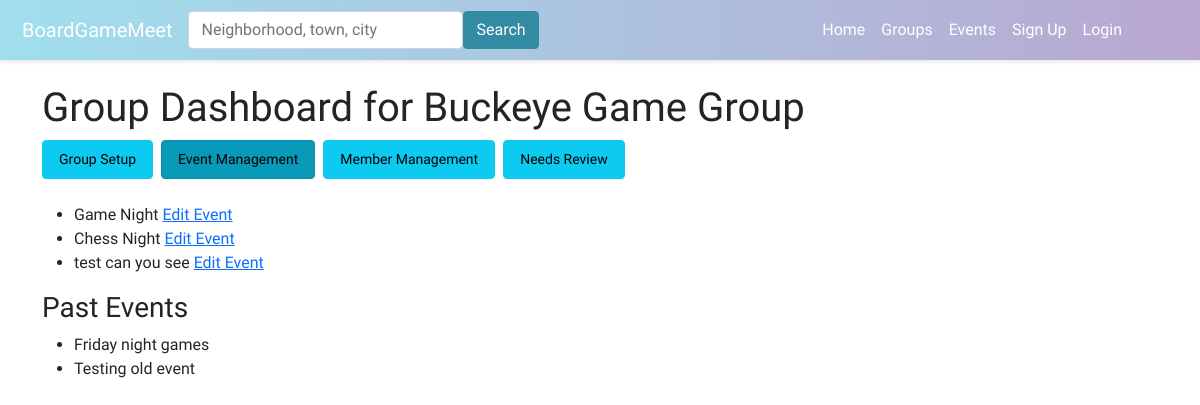
The page /group-dashboard/buckeye-game-group-2/event_management/ on the database as committed earlier.
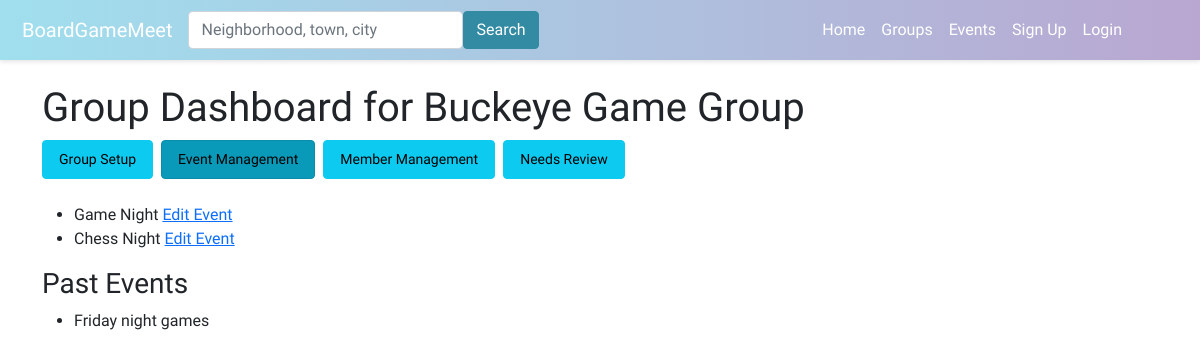
The same page on the database as committed later.
### boardgame/models.py (models this page shows, shortened)
class Event(models.Model):
    group = models.ForeignKey(Group, on_delete=models.CASCADE)
    title = models.CharField(max_length=100)
    description = models.TextField()
    date_time = models.DateTimeField()
    attendees = models.ManyToManyField(User, through='EventAttendance')
    event_image = models.ImageField(upload_to='event_images/', null=True, blank=True)
    categories = models.ManyToManyField(Category, related_name='events', blank=True)
    tags = models.ManyToManyField(Tag, related_name='events', blank=True)
    nominations_open = models.BooleanField(default=True)
    signups_open = models.BooleanField(default=False)
    admin_only_nominations = models.BooleanField(default=False)
    skip_nominations = models.BooleanField(default=False)

### boardgame/views.py (the view, shortened to what this page needs)
# urls.py: path('group-dashboard/<slug:group_slug>/', views.manage_group_dashboard, name='manage_group_dashboard'),
def manage_group_dashboard(request, group_slug, section=None):
    group = get_object_or_404(Group, slug=group_slug)
    section = section or request.GET.get('section', 'group_setup')
    context = {'group': group, 'section': section}
    if section == 'group_setup':
        if request.method == 'POST':
            form = GroupForm(request.POST, instance=group)
            if form.is_valid():
                form.save()
                messages.success(request, 'Group updated successfully.')
                return redirect('manage_group_dashboard_with_section', group_slug=group.slug, section='group_setup')
        else:
            form = GroupForm(instance=group)
        context.update({'form': form})
    elif section == 'event_management':
        now = datetime.now()
        upcoming_events = Event.objects.filter(group=group, date_time__gte=now).order_by('date_time')
        past_events = Event.objects.filter(group=group, date_time__lt=now).order_by('-date_time')
        context.update({'upcoming_events': upcoming_events, 'past_events': past_events})
    elif section == 'needs_review':
        pass
    return render(request, 'boardgame/manage_group_dashboard.html', context)

### boardgame/templates/boardgame/manage_group_dashboard.html (shortened to what this page needs)
{% extends 'boardgame/base.html' %}
{% load static %}
{% block content %}
<head>
    <h1>Group Dashboard for {{ group.name }}</h1>
</head>
<nav>
    <ul class="nav nav-pills">
        <li class="nav-item">
            <a class="btn btn-info btn-sm me-2 nav-link {% if section == 'group_setup' %}active{% endif %}"
                href="{% url 'manage_group_dashboard_with_section' group.slug 'group_setup' %}">Group Setup</a>
        </li>
        <li class="nav-item">
            <a class="btn btn-info btn-sm me-2 nav-link {% if section == 'event_management' %}active{% endif %}"
                href="{% url 'manage_group_dashboard_with_section' group.slug 'event_management' %}">Event Management</a>
        </li>
        <li class="nav-item">
            <a class="btn btn-info btn-sm me-2 nav-link {% if section == 'member_management' %}active{% endif %}"
                href="{% url 'manage_group_dashboard_with_section' group.slug 'member_management' %}">Member Management</a>
        </li>
        <li class="nav-item">
            <a class="btn btn-info btn-sm me-2 nav-link {% if section == 'needs_review' %}active{% endif %}"
                href="{% url 'manage_group_dashboard_with_section' group.slug 'needs_review' %}">Needs Review</a>
        </li>
    </ul>
</nav>
<br/>
{% if section == 'group_setup' %}
    <form method="post">
        {% csrf_token %}
        <div class="form-group">
            <label for="{{ form.name.id_for_label }}">{{ form.name.label }}</label>
            {{ form.name }}
        </div>
        <br/>
        <div class="form-group">
            <label for="{{ form.description.id_for_label }}">{{ form.description.label }}</label>
            {{ form.description }}
        </div>
        <br/>
        <div class="form-group">
            <label for="{{ form.group_privacy.id_for_label }}">{{ form.group_privacy.label }}</label>
            {{ form.group_privacy }}
        </div>
        <br/>
        <div class="form-group">
            <label for="{{ form.group_image.id_for_label }}">{{ form.group_image.label }}</label>
            {{ form.group_image }}
         </div>
         <br/>
         <div class="form-group">
            <label for="id_categories">{{ form.categories.label }}</label>
            <div class="scrollable-checkboxes">
                {{ form.categories }}
            </div>
        </div>
        <br/>
        <div class="form-group">
            <label for="id_tags">{{ form.tags.label }}</label>
            <div class="scrollable-checkboxes">
                {{ form.tags }}
            </div>
        </div>
        <br/>
        <button type="submit">Save Changes</button>
    </form>
{% elif section == 'event_management' %}
    <ul>
        {% for event in upcoming_events %}
            <li>{{ event.title }} <a href="{% url 'manage_event_dashboard' event.id %}">Edit Event</a></li>
        {% endfor %}
    </ul>
    <h3>Past Events</h3>
    <ul>
        {% for event in past_events %}
            <li>{{ event.title }}</li>
        {% endfor %}
    </ul>
{% endif %}
{% endblock %}

Rows that differ between the two databases and show on the page:
removed Event: title "test can you see", shown under "Group Dashboard for Buckeye Game Group"
removed Event: title "Testing old event", shown under "Past Events"
